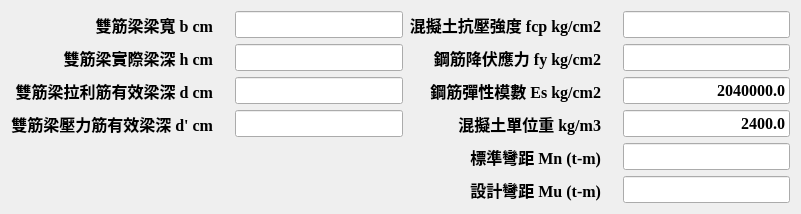
   <widget class="QWidget" name="layoutWidget">
    <property name="geometry">
     <rect>
      <x>30</x>
      <y>0</y>
      <width>801</width>
      <height>182</height>
     </rect>
    </property>
    <layout class="QGridLayout" name="gridLayout">
     <item row="0" column="0">
      <widget class="QLabel" name="lab_b">
       <property name="font">
        <font>
         <family>Times New Roman</family>
         <pointsize>12</pointsize>
         <weight>75</weight>
         <bold>true</bold>
        </font>
       </property>
       <property name="text">
        <string>雙筋梁梁寬 b cm    </string>
       </property>
       <property name="alignment">
        <set>Qt::AlignRight|Qt::AlignTrailing|Qt::AlignVCenter</set>
       </property>
      </widget>
     </item>
     <item row="0" column="1">
      <widget class="QLineEdit" name="txb_b">
       <property name="font">
        <font>
         <family>Times New Roman</family>
         <pointsize>12</pointsize>
         <weight>75</weight>
         <bold>true</bold>
        </font>
       </property>
       <property name="alignment">
        <set>Qt::AlignRight|Qt::AlignTrailing|Qt::AlignVCenter</set>
       </property>
      </widget>
     </item>
     <item row="0" column="2">
      <widget class="QLabel" name="lab_fcp_2">
       <property name="font">
        <font>
         <family>Times New Roman</family>
         <pointsize>12</pointsize>
         <weight>75</weight>
         <bold>true</bold>
        </font>
       </property>
       <property name="text">
        <string>混擬土抗壓強度 fcp kg/cm2    </string>
       </property>
       <property name="alignment">
        <set>Qt::AlignRight|Qt::AlignTrailing|Qt::AlignVCenter</set>
       </property>
      </widget>
     </item>
     <item row="0" column="3">
      <widget class="QLineEdit" name="txb_fcp">
       <property name="font">
        <font>
         <family>Times New Roman</family>
         <pointsize>12</pointsize>
         <weight>75</weight>
         <bold>true</bold>
        </font>
       </property>
       <property name="alignment">
        <set>Qt::AlignRight|Qt::AlignTrailing|Qt::AlignVCenter</set>
       </property>
      </widget>
     </item>
     <item row="1" column="0">
      <widget class="QLabel" name="lab_h">
       <property name="font">
        <font>
         <family>Times New Roman</family>
         <pointsize>12</pointsize>
         <weight>75</weight>
         <bold>true</bold>
        </font>
       </property>
       <property name="text">
        <string>雙筋梁實際梁深 h cm    </string>
       </property>
       <property name="alignment">
        <set>Qt::AlignRight|Qt::AlignTrailing|Qt::AlignVCenter</set>
       </property>
      </widget>
     </item>
     <item row="1" column="1">
      <widget class="QLineEdit" name="txb_h">
       <property name="font">
        <font>
         <family>Times New Roman</family>
         <pointsize>12</pointsize>
         <weight>75</weight>
         <bold>true</bold>
        </font>
       </property>
       <property name="alignment">
        <set>Qt::AlignRight|Qt::AlignTrailing|Qt::AlignVCenter</set>
       </property>
      </widget>
     </item>
     <item row="1" column="2">
      <widget class="QLabel" name="lab_fy_2">
       <property name="font">
        <font>
         <family>Times New Roman</family>
         <pointsize>12</pointsize>
         <weight>75</weight>
         <bold>true</bold>
        </font>
       </property>
       <property name="layoutDirection">
        <enum>Qt::LeftToRight</enum>
       </property>
       <property name="text">
        <string>鋼筋降伏應力 fy kg/cm2    </string>
       </property>
       <property name="alignment">
        <set>Qt::AlignRight|Qt::AlignTrailing|Qt::AlignVCenter</set>
       </property>
      </widget>
     </item>
     <item row="1" column="3">
      <widget class="QLineEdit" name="txb_fy">
       <property name="font">
        <font>
         <family>Times New Roman</family>
         <pointsize>12</pointsize>
         <weight>75</weight>
         <bold>true</bold>
        </font>
       </property>
       <property name="alignment">
        <set>Qt::AlignRight|Qt::AlignTrailing|Qt::AlignVCenter</set>
       </property>
      </widget>
     </item>
     <item row="2" column="0">
      <widget class="QLabel" name="lab_h_3">
       <property name="font">
        <font>
         <family>Times New Roman</family>
         <pointsize>12</pointsize>
         <weight>75</weight>
         <bold>true</bold>
        </font>
       </property>
       <property name="text">
        <string>雙筋梁拉利筋有效梁深 d cm    </string>
       </property>
       <property name="alignment">
        <set>Qt::AlignRight|Qt::AlignTrailing|Qt::AlignVCenter</set>
       </property>
      </widget>
     </item>
     <item row="2" column="1">
      <widget class="QLineEdit" name="txb_d">
       <property name="font">
        <font>
         <family>Times New Roman</family>
         <pointsize>12</pointsize>
         <weight>75</weight>
         <bold>true</bold>
        </font>
       </property>
       <property name="alignment">
        <set>Qt::AlignRight|Qt::AlignTrailing|Qt::AlignVCenter</set>
       </property>
      </widget>
     </item>
     <item row="2" column="2">
      <widget class="QLabel" name="lab_Es_2">
       <property name="font">
        <font>
         <family>Times New Roman</family>
         <pointsize>12</pointsize>
         <weight>75</weight>
         <bold>true</bold>
        </font>
       </property>
       <property name="text">
        <string>鋼筋彈性模數 Es kg/cm2    </string>
       </property>
       <property name="alignment">
        <set>Qt::AlignRight|Qt::AlignTrailing|Qt::AlignVCenter</set>
       </property>
      </widget>
     </item>
     <item row="2" column="3">
      <widget class="QLineEdit" name="txb_Es">
       <property name="font">
        <font>
         <family>Times New Roman</family>
         <pointsize>12</pointsize>
         <weight>75</weight>
         <bold>true</bold>
        </font>
       </property>
       <property name="text">
        <string>2040000.0</string>
       </property>
       <property name="alignment">
        <set>Qt::AlignRight|Qt::AlignTrailing|Qt::AlignVCenter</set>
       </property>
      </widget>
     </item>
     <item row="3" column="0">
      <widget class="QLabel" name="lab_h_4">
       <property name="font">
        <font>
         <family>Times New Roman</family>
         <pointsize>12</pointsize>
         <weight>75</weight>
         <bold>true</bold>
        </font>
       </property>
       <property name="text">
        <string>雙筋梁壓力筋有效梁深 d' cm    </string>
       </property>
       <property name="alignment">
        <set>Qt::AlignRight|Qt::AlignTrailing|Qt::AlignVCenter</set>
       </property>
      </widget>
     </item>
     <item row="3" column="1">
      <widget class="QLineEdit" name="txb_dp">
       <property name="font">
        <font>
         <family>Times New Roman</family>
         <pointsize>12</pointsize>
         <weight>75</weight>
         <bold>true</bold>
        </font>
       </property>
       <property name="alignment">
        <set>Qt::AlignRight|Qt::AlignTrailing|Qt::AlignVCenter</set>
       </property>
      </widget>
     </item>
     <item row="3" column="2">
      <widget class="QLabel" name="lab_unitWeight_2">
       <property name="font">
        <font>
         <family>Times New Roman</family>
         <pointsize>12</pointsize>
         <weight>75</weight>
         <bold>true</bold>
        </font>
       </property>
       <property name="layoutDirection">
        <enum>Qt::LeftToRight</enum>
       </property>
       <property name="text">
        <string>混擬土單位重 kg/m3    </string>
       </property>
       <property name="alignment">
        <set>Qt::AlignRight|Qt::AlignTrailing|Qt::AlignVCenter</set>
       </property>
      </widget>
     </item>
     <item row="3" column="3">
      <widget class="QLineEdit" name="txb_WperCubMeter">
       <property name="font">
        <font>
         <family>Times New Roman</family>
         <pointsize>12</pointsize>
         <weight>75</weight>
         <bold>true</bold>
        </font>
       </property>
       <property name="text">
        <string>2400.0</string>
       </property>
       <property name="alignment">
        <set>Qt::AlignRight|Qt::AlignTrailing|Qt::AlignVCenter</set>
       </property>
      </widget>
     </item>
     <item row="4" column="2">
      <widget class="QLabel" name="lab_h_6">
       <property name="font">
        <font>
         <family>Times New Roman</family>
         <pointsize>12</pointsize>
         <weight>75</weight>
         <bold>true</bold>
        </font>
       </property>
       <property name="layoutDirection">
        <enum>Qt::LeftToRight</enum>
       </property>
       <property name="text">
        <string>標準彎距 Mn (t-m)    </string>
       </property>
       <property name="alignment">
        <set>Qt::AlignRight|Qt::AlignTrailing|Qt::AlignVCenter</set>
       </property>
       <property name="buddy">
        <cstring></cstring>
       </property>
      </widget>
     </item>
     <item row="4" column="3">
      <widget class="QLineEdit" name="txb_Mn">
       <property name="font">
        <font>
         <family>Times New Roman</family>
         <pointsize>12</pointsize>
         <weight>75</weight>
         <bold>true</bold>
        </font>
       </property>
       <property name="text">
        <string/>
       </property>
       <property name="alignment">
        <set>Qt::AlignRight|Qt::AlignTrailing|Qt::AlignVCenter</set>
       </property>
      </widget>
     </item>
     <item row="5" column="2">
      <widget class="QLabel" name="lab_h_5">
       <property name="font">
        <font>
         <family>Times New Roman</family>
         <pointsize>12</pointsize>
         <weight>75</weight>
         <bold>true</bold>
        </font>
       </property>
       <property name="layoutDirection">
        <enum>Qt::LeftToRight</enum>
       </property>
       <property name="text">
        <string>設計彎距 Mu (t-m)    </string>
       </property>
       <property name="alignment">
        <set>Qt::AlignRight|Qt::AlignTrailing|Qt::AlignVCenter</set>
       </property>
       <property name="buddy">
        <cstring></cstring>
       </property>
      </widget>
     </item>
     <item row="5" column="3">
      <widget class="QLineEdit" name="txb_Mu">
       <property name="font">
        <font>
         <family>Times New Roman</family>
         <pointsize>12</pointsize>
         <weight>75</weight>
         <bold>true</bold>
        </font>
       </property>
       <property name="text">
        <string/>
       </property>
       <property name="alignment">
        <set>Qt::AlignRight|Qt::AlignTrailing|Qt::AlignVCenter</set>
       </property>
      </widget>
     </item>
    </layout>
   </widget>
